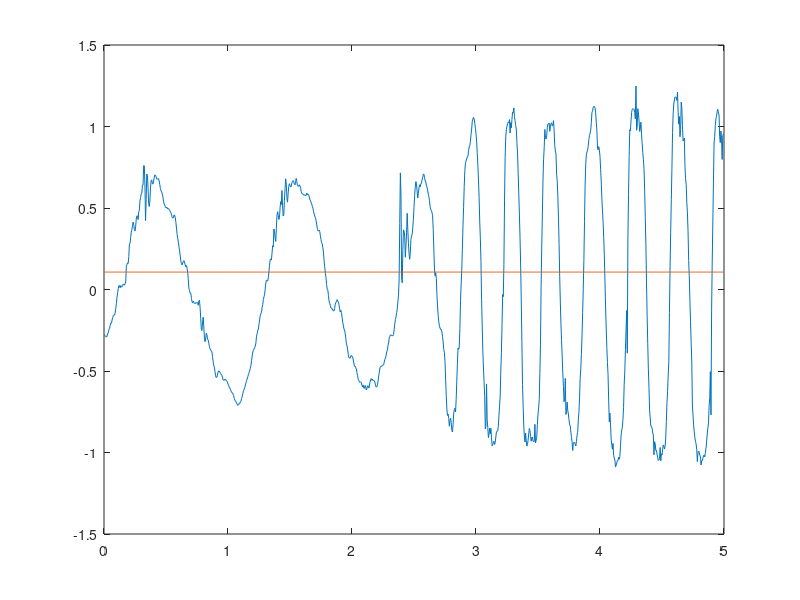

Here is the MATLAB script that generated this plot:
cla reset
clear
clc
%% Load data
load('swing_rig_stationary');
% Unpack data
time = imuData.time;
accAngle = imuData.angle;
gyroVelocity = imuData.ang_velo;
voltage = imuData.voltage;
%wheelAngle = (voltage-2.125)*(240/3.3)*(pi/180); % IF USING WHEEL ENCODER
wheelAngle = mod(voltage,4096) * (2.0 * pi / 4096.0)% IF USING SWING RIG ENCODER (AND KNOWN UPRIGHT IS 0 COUNTS)


N = length(time);
%% Compute gyroscope velocity sample mean and variance
% TODO: Compute sample mean
gyroVelocityMean = mean(gyroVelocity);
% TODO: Compute gyroscope velocity sample variance. Use Bessel's correction
gyroVelocityVar = sum( (gyroVelocity - gyroVelocityMean).^2) / (length(gyroVelocity) - 1)


%% Load data
load('swing_rig_osc');
% Unpack data
time = imuData.time;
accAngle = imuData.angle;
gyroVelocity = imuData.ang_velo;
encoderCounts = imuData.voltage;
% cpr = 1320.0;
% wheelAngle = (encoderCounts - encoderCounts(1)) * (2 * pi / cpr); % USE
% WITH WHEEL AS ENCODER
wheelAngle = mod(voltage,4096) * (2.0 * pi / 4096.0)% IF USING SWING RIG ENCODER (AND KNOWN UPRIGHT IS 0 COUNTS)

N = length(time);

% TODO: Correct angle offset
wheel_angle_init = mean(wheelAngle(1:200));
acc_angle_init = mean(accAngle(1:200));
wheelAngle = wheelAngle - (wheel_angle_init - acc_angle_init);
plot(time,accAngle,time,wheelAngle)

% TODO: Compute the angle measurement 'noise'
angle_noise = accAngle - wheelAngle; 

% TODO: Compute accellerometer angle sample mean
accAngleMean = mean(angle_noise)

% TODO: Compute accellerometer angle sample covariance. Use Bessel's correction
accAngleVar = sum( (angle_noise - accAngleMean).^2) / (length(angle_noise) - 1);

% sensor covariance matrix
R = [accAngleVar 0; 0 gyroVelocityVar]
